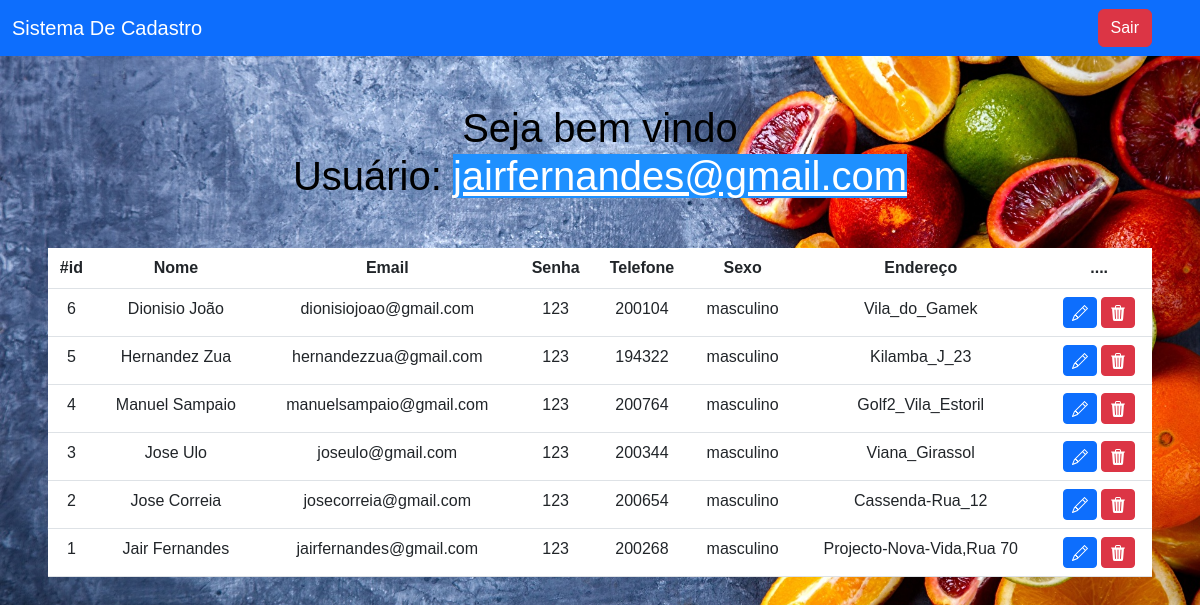
/sistema.php (signed in), run on the app's committed database.
### tables this page shows
CREATE TABLE `usuarios` (
  `id` int(11) NOT NULL AUTO_INCREMENT,
  `nome` varchar(45) NOT NULL,
  `email` varchar(100) NOT NULL,
  `senha` varchar(45) NOT NULL,
  `telefone` varchar(15) NOT NULL,
  `sexo` varchar(45) NOT NULL,
  `endereco` varchar(45) NOT NULL,
  PRIMARY KEY (`id`)
);

### sistema.php (the view, shortened to what this page needs)
<?php
include_once('config.php');
    $logado = $_SESSION['email'];
    $sql = "SELECT * FROM usuarios ORDER BY id DESC  ";
    $result = $conexao -> query($sql);
?>
    <!DOCTYPE html>
    <html lang="pt-pt">
    <head>
        <link href="https://cdn.jsdelivr.net/npm/bootstrap@5.3.0/dist/css/bootstrap.min.css" rel="stylesheet">
    </head>
    <body>
        <nav class="navbar navbar-expand-lg navbar-dark bg-primary">
            <div class="container-fluid">
                <a  class="navbar-brand" href="a">Sistema De Cadastro</a>
            </div>
            <div class="d-flex">
                <a href="sair.php" class="btn btn-danger me-5">Sair</a>
            </div>
        </nav>
        <?php
            echo "<h1><br>Seja bem vindo <br> Usuário: <u>$logado</u></h1> ";
        ?>
        <div class="m-5">
            <table class="table text-white table-bg">
                <thead>
                    <tr>
                    <th scope="col">#id</th>
                    <th scope="col">Nome</th>
                    <th scope="col">Email</th>
                    <th scope="col">Senha</th>
                    <th scope="col">Telefone</th>
                    <th scope="col">Sexo</th>
                    <th scope="col">Endereço</th>
                    <th scope="col">....</th>
                    </tr>
                </thead>
                <tbody>
                    <?php
                        while($user_data = mysqli_fetch_assoc($result))
                        {
                            echo "<tr>";
                            echo "<td>" .$user_data['id']."</td>";
                            echo "<td>" .$user_data['nome']."</td>";
                            echo "<td>" .$user_data['email']."</td>";
                            echo "<td>" .$user_data['senha']."</td>";
                            echo "<td>" .$user_data['telefone']."</td>";
                            echo "<td>" .$user_data['sexo']."</td>";
                            echo "<td>" .$user_data['endereco']."</td>";
                            echo "<td>
                                <a class ='btn btn-sm btn-primary' href='edit.php?id=$user_data[id]'>
                                <svg xmlns='http://www.w3.org/2000/svg' width='16' height='16' fill='currentColor' class='bi bi-pencil' viewBox='0 0 16 16'>
                                <path d='M12.146.146a.5.5 0 0 1 .708 0l3 3a.5.5 0 0 1 0 .708l-10 10a.5.5 0 0 1-.168.11l-5 2a.5.5 0 0 1-.65-.65l2-5a.5.5 0 0 1 .11-.168l10-10zM11.207 2.5 13.5 4.793 14.793 3.5 12.5 1.207 11.207 2.5zm1.586 3L10.5 3.207 4 9.707V10h.5a.5.5 0 0 1 .5.5v.5h.5a.5.5 0 0 1 .5.5v.5h.293l6.5-6.5zm-9.761 5.175-.106.106-1.528 3.821 3.821-1.528.106-.106A.5.5 0 0 1 5 12.5V12h-.5a.5.5 0 0 1-.5-.5V11h-.5a.5.5 0 0 1-.468-.325z'/>
                                </svg>
                                </a>
                               <a class ='btn btn-sm btn-danger' href='delete.php?id=$user_data[id]'>
                               <svg xmlns='http://www.w3.org/2000/svg' width='16' height='16' fill='currentColor' class='bi bi-trash3-fill' viewBox='0 0 16 16'>
                                 <path d='M11 1.5v1h3.5a.5.5 0 0 1 0 1h-.538l-.853 10.66A2 2 0 0 1 11.115 16h-6.23a2 2 0 0 1-1.994-1.84L2.038 3.5H1.5a.5.5 0 0 1 0-1H5v-1A1.5 1.5 0 0 1 6.5 0h3A1.5 1.5 0 0 1 11 1.5Zm-5 0v1h4v-1a.5.5 0 0 0-.5-.5h-3a.5.5 0 0 0-.5.5ZM4.5 5.029l.5 8.5a.5.5 0 1 0 .998-.06l-.5-8.5a.5.5 0 1 0-.998.06Zm6.53-.528a.5.5 0 0 0-.528.47l-.5 8.5a.5.5 0 0 0 .998.058l.5-8.5a.5.5 0 0 0-.47-.528ZM8 4.5a.5.5 0 0 0-.5.5v8.5a.5.5 0 0 0 1 0V5a.5.5 0 0 0-.5-.5Z''/>
                               </svg>
                            </td>";
                            echo "</tr>";
                        }
                    ?>
                </tbody>
            </table>
        </div>
    </body>
    </html>

### sistema.php (style rules this page uses)
body { font-family: Arial, Helvetica, sans-serif; background:linear-gradient(to right, rgb(20,147,220), rgb(17,54,71)); background-image: url(./img01/img09.jpg); background-size: cover; background-repeat: no-repeat; color:black; text-align: center; font-size: 1rem; }
.table { text-decoration: none; background-color: black; border-radius: 5px; }
.table-bg { background: rgba(0, 0, 0, 0.9); }
.navbar, .navbar-expand-lg ,.navbar-dark ,.bg-primary { background-color: #0b9735; }
u { color: white; background-color: dodgerblue; }

### data on the page
usuarios: id "6", nome "Dionisio João", email "dionisiojoao@gmail.com", senha "123", telefone "200104", sexo "masculino", endereco "Vila_do_Gamek"
usuarios: id "5", nome "Hernandez Zua", email "hernandezzua@gmail.com", senha "123", telefone "194322", sexo "masculino", endereco "Kilamba_J_23"
usuarios: id "4", nome "Manuel Sampaio", email "manuelsampaio@gmail.com", senha "123", telefone "200764", sexo "masculino", endereco "Golf2_Vila_Estoril"
usuarios: id "3", nome "Jose Ulo", email "joseulo@gmail.com", senha "123", telefone "200344", sexo "masculino", endereco "Viana_Girassol"
usuarios: id "2", nome "Jose Correia", email "josecorreia@gmail.com", senha "123", telefone "200654", sexo "masculino", endereco "Cassenda-Rua_12"
usuarios: id "1", nome "Jair Fernandes", email "jairfernandes@gmail.com", senha "123", telefone "200268", sexo "masculino", endereco "Projecto-Nova-Vida,Rua 70"

### other printed values
$logado "jairfernandes@gmail.com"
